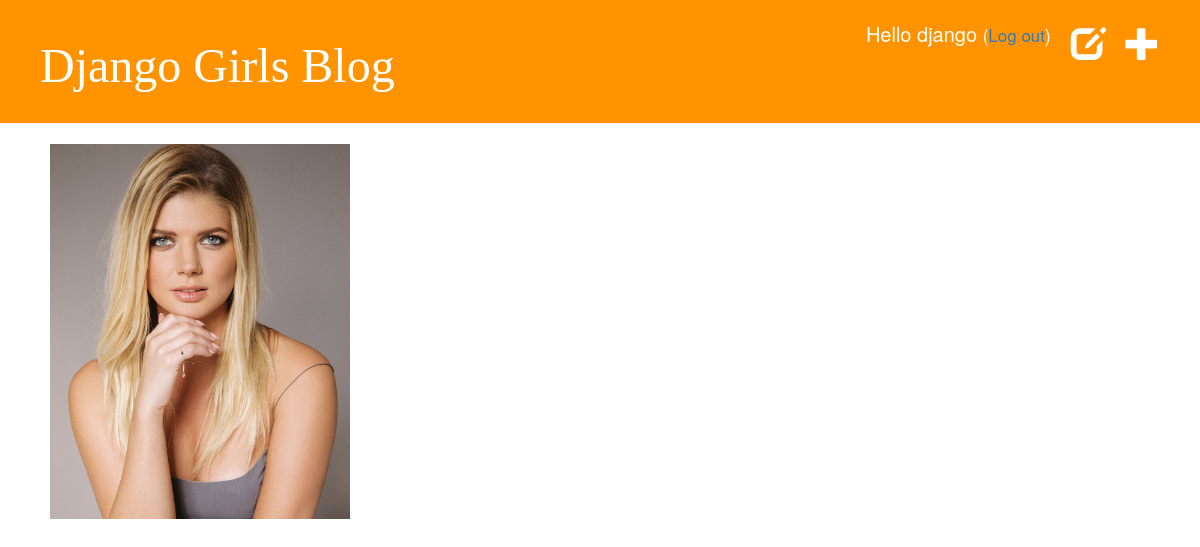
Before: /drafts/ (signed in) with the older database file.
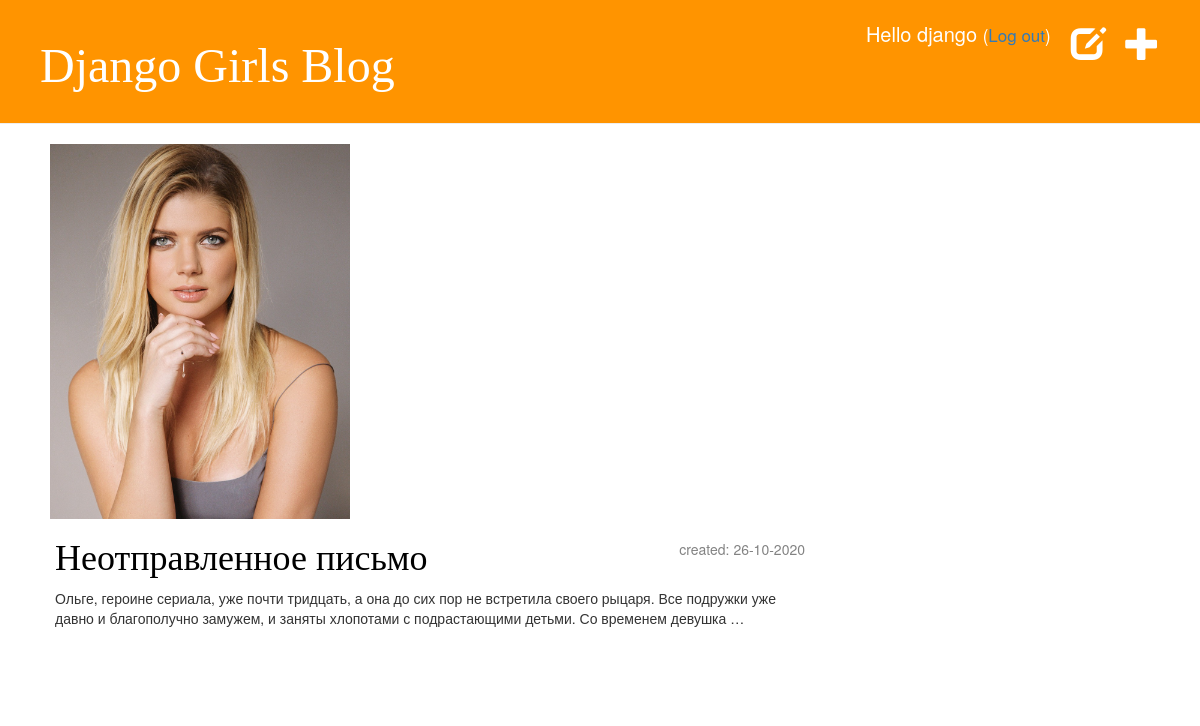
After: the same page with the newer database file.
### blog/models.py (models this page shows, shortened)
class Post(models.Model):
    author = models.ForeignKey(settings.AUTH_USER_MODEL, on_delete=models.CASCADE)
    title = models.CharField(max_length=200)
    text = models.TextField()
    created_date = models.DateTimeField(default=timezone.now)
    published_date = models.DateTimeField(blank=True, null=True)

### blog/views.py (the view)
# urls.py: path('drafts/', views.post_draft_list, name='post_draft_list'),
@login_required
def post_draft_list(request):
    posts = Post.objects.filter(published_date__isnull=True).order_by('created_date')
    return render(request, 'blog/post_draft_list.html', {'posts': posts})

### blog/templates/blog/post_draft_list.html
{% extends 'blog/base.html' %}
{% block content %}
    {% for post in posts %}
        <div class="post">
            <p class="date">created: {{ post.created_date|date:'d-m-Y' }}</p>
            <h1><a href="{% url 'post_detail' pk=post.pk %}">{{ post.title }}</a></h1>
            <p>{{ post.text|truncatechars:200 }}</p>
        </div>
    {% endfor %}
{% endblock %}

### blog/templates/blog/base.html (shortened to what this page needs)
<!DOCTYPE html>
{% load static %}
<html lang="en">
    <head>
        <link rel="stylesheet" href="//maxcdn.bootstrapcdn.com/bootstrap/3.2.0/css/bootstrap.min.css">
        <link rel="stylesheet" href="//maxcdn.bootstrapcdn.com/bootstrap/3.2.0/css/bootstrap-theme.min.css">
        <link rel="stylesheet" href="{% static 'css/blog.css' %}">
    </head>
    <body>
        <div class="page-header">
            {% if user.is_authenticated %}
                <a href="{% url 'post_new' %}" class="top-menu"><span class="glyphicon glyphicon-plus"></span></a>
                <a href="{% url 'post_draft_list' %}" class="top-menu"><span class="glyphicon glyphicon-edit"></span></a>
                <p class="login">Hello {{ user.username }} <small>(<a href="{% url 'logout' %}">Log out</a>)</small></p>
            {% else %}
                <a href="{% url 'login' %}" class="top-menu"><span class="glyphicon glyphicon-lock"></span></a>
            {% endif %}
            <h1><a href="/">Django Girls Blog</a></h1>
        </div>
        <img src="{% static "images/zadorozhnaya-1.jpg" %}" alt="zadorozhnaya" >
        <div class="content container">
            <div class="row">
                <div class="col-md-8">
                {% block content %}
                {% endblock %}
                </div>
            </div>
        </div>
    </body>
</html>

Changed rows visible on the page:
added Post: created_date "26-10-2020", title "Неотправленное письмо", text "Ольге, героине сериала, уже почти тридцать, а она до сих пор не встретила своего рыцаря. Все подружки уже давно и благополучно замужем, и заняты хлопотами с подрастающими детьми. Со временем девушка …"
